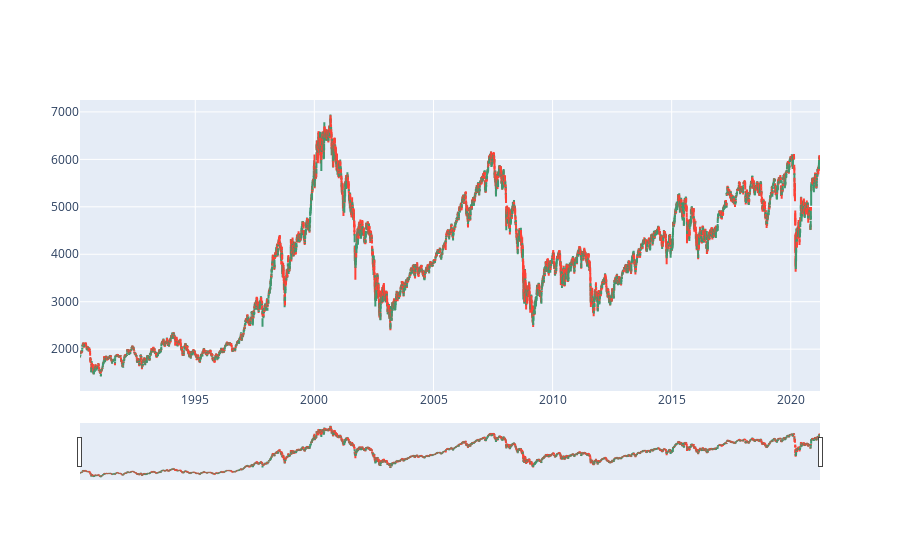

Notebook code for this chart:
### Code cell
test = stock(name="^FCHI")
test.stock_df
test.Bollinger_bands("2015","2018")
test.cours()

### Figure 1 — Plotly figure (JSON) as saved in the notebook; plotly's stock layout.template omitted (floating-point values rounded to 4 significant figures; data arrays with more than 128 entries replaced by an {"elided": "..."} marker saying what was removed)
{"data": [{"close": {"elided": "7880 float values"}, "high": {"elided": "7880 float values"}, "low": {"elided": "7880 float values"}, "open": {"elided": "7880 float values"}, "type": "ohlc", "x": {"elided": "7880 str values"}}], "layout": {}}
